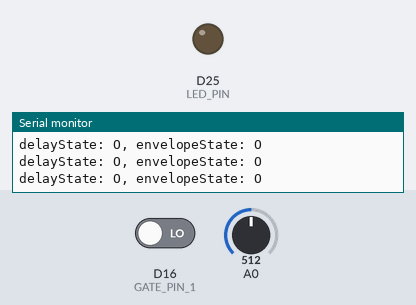
Recording of a sketch running on a simulated Arduino Due. Parts: output pins drawn as LEDs (lit = HIGH), the last lines printed to the serial monitor. Inputs (shaded band) come from the test bench; at power-on: D16 (GATE_PIN_1) LOW, A0 = 512 (analog values on the 0–1023 scale). Pins used as bus, display or sensor lines are not drawn.

Above: at 1.2 s.
1.3 s: D16 (GATE_PIN_1) driven HIGH
At 2.4 s:
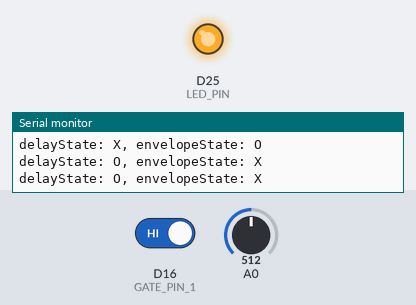
3.3 s: D16 (GATE_PIN_1) driven LOW
At 4.3 s:
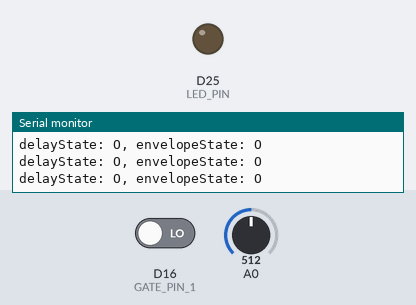
Timing chart, 0 to 6.3 s (numbered marks = the images above; inputs shaded):
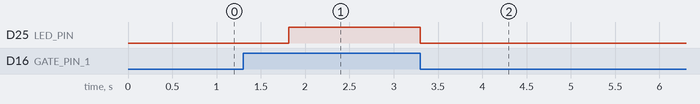

Measured:
- after the input at 1.3 s, D25 (LED_PIN): LOW → HIGH after 0.51 s
- after the input at 3.3 s, D25 (LED_PIN): HIGH → LOW at once

The sketch:

gate-delay-test.ino
```cpp
#include <Wire.h>
#include <Adafruit_MCP4725.h>

#define MUX_CHANNELS 8
#define MUX_SELECT_1_PIN 11 // GP11 = PIN 15
#define MUX_SELECT_2_PIN 12 // GP12 = PIN 16
#define MUX_SELECT_3_PIN 13 // GP13 = PIN 17
#define GATE_PIN_1 16 // GP17 = PIN 22
#define LED_PIN 25 // GP25 = LED
enum testMuxChannels { DELAY2, ATTACK1, DECAY1, SUSTAIN1, RELEASE1, DELAY2_CV_ADJUST, ATTACK1_CV_ADJUST, DECAY1_CV_ADJUST };
bool isGate1 = false,
     envelopeIsActive1 = false,
     isDelayState2 = false;
int muxValues1[MUX_CHANNELS] = { 0, 0, 0, 0, 0, 0, 0, 0 },
  muxCounter = 0;
unsigned long delay2StartTime = 0;
void setMuxSelectPins() {
  digitalWrite(MUX_SELECT_1_PIN, bitRead(muxCounter, 0));
  digitalWrite(MUX_SELECT_2_PIN, bitRead(muxCounter, 1));
  digitalWrite(MUX_SELECT_3_PIN, bitRead(muxCounter, 2));
}
void handleMuxes() {
  setMuxSelectPins();
  muxValues1[muxCounter] = analogRead(A0);
  muxCounter++;
  if (muxCounter >= MUX_CHANNELS) muxCounter = 0;
}
void handleEnvelope1() {
  if( isGate1 ){


    if( muxValues1[ DELAY2 ] > 10 ){
      if( delay2StartTime == 0 ) {
        delay2StartTime = millis();
        isDelayState2 = true;
        return;
      } else if( millis() < delay2StartTime + (unsigned long) muxValues1[ DELAY2 ] ) {
        return;
      }
      else { // ELSE THE DELAY STATE IS OVER
        isDelayState2 = false;
        envelopeIsActive1 = true;
      }
    } else {
      envelopeIsActive1 = true;
      isDelayState2 = false;
    }


  } else {
    envelopeIsActive1 = false;
    isDelayState2 = false;
    delay2StartTime = 0;
  }
}
void setup() {
  Serial.begin(9600);
  analogReadResolution(10);  // SET ANALOG READ TO 10 BITS (VALUE RANGE 0 - 1023)
  pinMode(GATE_PIN_1, INPUT_PULLDOWN);
  pinMode(MUX_SELECT_1_PIN, OUTPUT);
  pinMode(MUX_SELECT_2_PIN, OUTPUT);
  pinMode(MUX_SELECT_3_PIN, OUTPUT);
  pinMode(LED_PIN, OUTPUT);
}
int debugCounter = 0;
void loop() {
  handleMuxes();
  isGate1 = digitalRead(GATE_PIN_1);
  handleEnvelope1();
  digitalWrite(LED_PIN, envelopeIsActive1);
  debugCounter++;
  if( debugCounter >= 250 ){
    Serial.print( "delayState: " );
    Serial.print( isDelayState2? "X" : "O" );
    Serial.print( ", envelopeState: " );
    Serial.println( envelopeIsActive1? "X" : "O" );
    debugCounter = 0;
  }
  delay(1);
}
```
